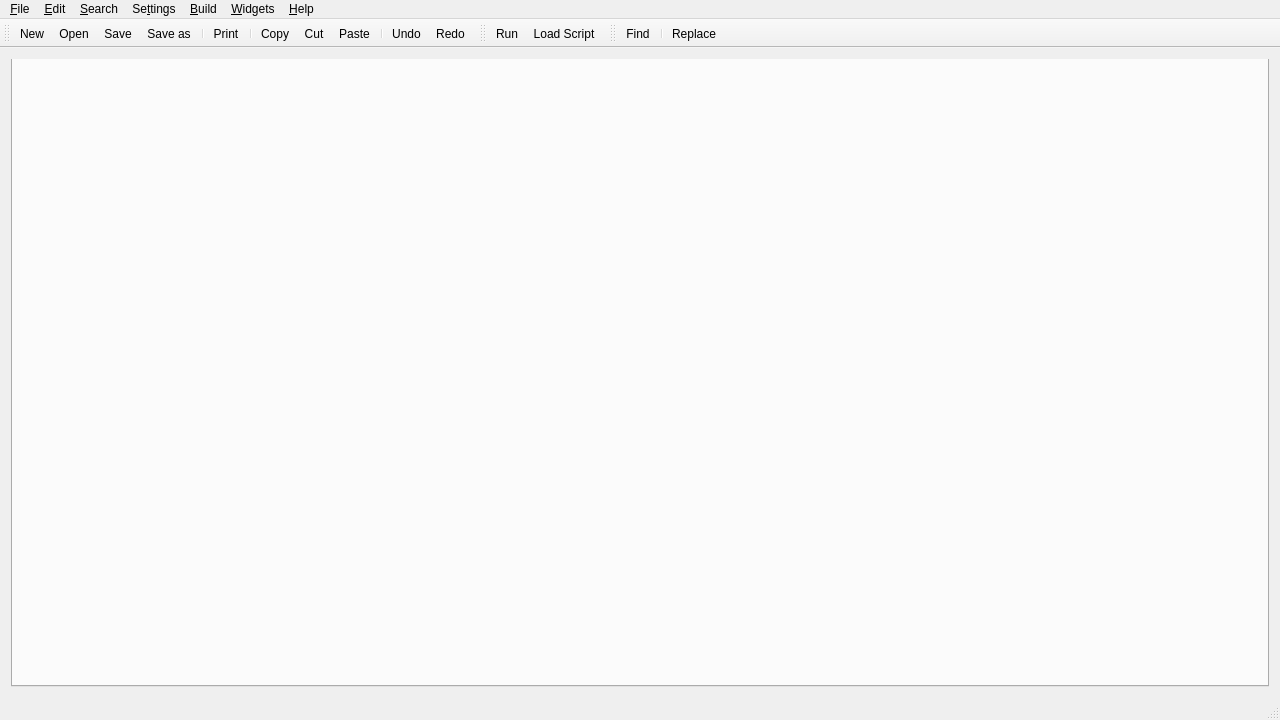
<?xml version="1.0" encoding="UTF-8"?>
<ui version="4.0">
 <class>Librepad</class>
 <widget class="QMainWindow" name="Librepad">
  <property name="geometry">
   <rect>
    <x>0</x>
    <y>0</y>
    <width>1280</width>
    <height>720</height>
   </rect>
  </property>
  <property name="windowTitle">
   <string>Librepad</string>
  </property>
  <widget class="QWidget" name="centralWidget">
   <layout class="QGridLayout" name="gridLayout">
    <item row="0" column="0">
     <widget class="QTabWidget" name="tabWidget">
      <property name="sizePolicy">
       <sizepolicy hsizetype="MinimumExpanding" vsizetype="MinimumExpanding">
        <horstretch>0</horstretch>
        <verstretch>0</verstretch>
       </sizepolicy>
      </property>
      <property name="autoFillBackground">
       <bool>false</bool>
      </property>
      <property name="styleSheet">
       <string notr="true">QTabWidget::pane { 
	border-top: 0.1ex solid #c4c7cb;
	padding-top: 18px; 
	padding-left: 3px; 
	padding-right: 3px; 
	padding-bottom: 3px; 
	margin: 1px;
	top: -2px;
}

QTabBar
{
    qproperty-drawBase: 0;
    left: 0.5ex;
    border-radius: 0.3ex;
}

QTabBar::tab
{
	border-top: 0.1ex solid #c4c7cb;
	border-left: 0.1ex solid #c4c7cb;
	border-right: 0.1ex solid #c4c7cb;
	border-top-left-radius: 0.1em;
	border-top-right-radius: 0.1em;

	text-align: center;
	padding: 0.5ex;
}

QTabBar::tab:!selected {
	background-color:  #c4c7cb;
}

QTabBar::tab:top:!selected:hover
{
	background-color: rgba(124, 252, 00, 0.2);
}</string>
      </property>
      <property name="documentMode">
       <bool>false</bool>
      </property>
      <property name="tabsClosable">
       <bool>true</bool>
      </property>
      <property name="movable">
       <bool>true</bool>
      </property>
     </widget>
    </item>
   </layout>
  </widget>
  <widget class="QMenuBar" name="menuBar">
   <property name="geometry">
    <rect>
     <x>0</x>
     <y>0</y>
     <width>1280</width>
     <height>22</height>
    </rect>
   </property>
   <widget class="QMenu" name="menuFile">
    <property name="title">
     <string>&amp;File</string>
    </property>
    <widget class="QMenu" name="menuOpen_Recent">
     <property name="title">
      <string>&amp;Recent Files</string>
     </property>
     <property name="icon">
      <iconset resource="../../../res/icons/icons.qrc">
       <normaloff>:/icons/open.svg</normaloff>:/icons/open.svg</iconset>
     </property>
    </widget>
    <addaction name="actionNew"/>
    <addaction name="actionOpen"/>
    <addaction name="menuOpen_Recent"/>
    <addaction name="actionSave"/>
    <addaction name="actionSave_as"/>
    <addaction name="actionReload"/>
    <addaction name="actionPrint"/>
    <addaction name="separator"/>
    <addaction name="actionExit"/>
   </widget>
   <widget class="QMenu" name="menuEdit">
    <property name="title">
     <string>&amp;Edit</string>
    </property>
    <addaction name="separator"/>
    <addaction name="actionSelectAll"/>
    <addaction name="actionDeselect"/>
    <addaction name="separator"/>
    <addaction name="actionCopy"/>
    <addaction name="actionCut"/>
    <addaction name="actionPaste"/>
    <addaction name="separator"/>
    <addaction name="actionUndo"/>
    <addaction name="actionRedo"/>
   </widget>
   <widget class="QMenu" name="menuHelp">
    <property name="title">
     <string>&amp;Help</string>
    </property>
    <addaction name="actionHelp"/>
    <addaction name="separator"/>
    <addaction name="actionAbout"/>
    <addaction name="actionAboutIde"/>
    <addaction name="actionLicense"/>
   </widget>
   <widget class="QMenu" name="menuSearch">
    <property name="title">
     <string>&amp;Search</string>
    </property>
    <addaction name="actionFind"/>
    <addaction name="actionReplace"/>
   </widget>
   <widget class="QMenu" name="menuSettings">
    <property name="title">
     <string>Se&amp;ttings</string>
    </property>
    <addaction name="actionFont"/>
   </widget>
   <widget class="QMenu" name="menuBuild">
    <property name="title">
     <string>&amp;Build</string>
    </property>
    <addaction name="actionRun"/>
    <addaction name="actionLoadScript"/>
   </widget>
   <widget class="QMenu" name="menu_Widgets">
    <property name="title">
     <string>&amp;Widgets</string>
    </property>
    <addaction name="actionCmdDock"/>
   </widget>
   <addaction name="menuFile"/>
   <addaction name="menuEdit"/>
   <addaction name="menuSearch"/>
   <addaction name="menuSettings"/>
   <addaction name="menuBuild"/>
   <addaction name="menu_Widgets"/>
   <addaction name="menuHelp"/>
  </widget>
  <widget class="QToolBar" name="mainToolBar">
   <property name="sizePolicy">
    <sizepolicy hsizetype="MinimumExpanding" vsizetype="Fixed">
     <horstretch>0</horstretch>
     <verstretch>0</verstretch>
    </sizepolicy>
   </property>
   <property name="minimumSize">
    <size>
     <width>367</width>
     <height>0</height>
    </size>
   </property>
   <property name="maximumSize">
    <size>
     <width>16777215</width>
     <height>39</height>
    </size>
   </property>
   <property name="windowTitle">
    <string>&amp;File</string>
   </property>
   <property name="allowedAreas">
    <set>Qt::BottomToolBarArea|Qt::TopToolBarArea</set>
   </property>
   <attribute name="toolBarArea">
    <enum>TopToolBarArea</enum>
   </attribute>
   <attribute name="toolBarBreak">
    <bool>false</bool>
   </attribute>
   <addaction name="actionNew"/>
   <addaction name="actionOpen"/>
   <addaction name="actionSave"/>
   <addaction name="actionSave_as"/>
   <addaction name="separator"/>
   <addaction name="actionPrint"/>
   <addaction name="separator"/>
   <addaction name="actionCopy"/>
   <addaction name="actionCut"/>
   <addaction name="actionPaste"/>
   <addaction name="separator"/>
   <addaction name="actionUndo"/>
   <addaction name="actionRedo"/>
  </widget>
  <widget class="QStatusBar" name="statusBar"/>
  <widget class="QToolBar" name="buildToolBar">
   <property name="sizePolicy">
    <sizepolicy hsizetype="Preferred" vsizetype="Fixed">
     <horstretch>0</horstretch>
     <verstretch>0</verstretch>
    </sizepolicy>
   </property>
   <property name="minimumSize">
    <size>
     <width>82</width>
     <height>0</height>
    </size>
   </property>
   <property name="maximumSize">
    <size>
     <width>16777215</width>
     <height>39</height>
    </size>
   </property>
   <property name="windowTitle">
    <string>&amp;Build</string>
   </property>
   <property name="allowedAreas">
    <set>Qt::BottomToolBarArea|Qt::TopToolBarArea</set>
   </property>
   <attribute name="toolBarArea">
    <enum>TopToolBarArea</enum>
   </attribute>
   <attribute name="toolBarBreak">
    <bool>false</bool>
   </attribute>
   <addaction name="actionRun"/>
   <addaction name="actionLoadScript"/>
  </widget>
  <widget class="QToolBar" name="searchToolBar">
   <property name="sizePolicy">
    <sizepolicy hsizetype="Preferred" vsizetype="Fixed">
     <horstretch>0</horstretch>
     <verstretch>0</verstretch>
    </sizepolicy>
   </property>
   <property name="minimumSize">
    <size>
     <width>82</width>
     <height>0</height>
    </size>
   </property>
   <property name="maximumSize">
    <size>
     <width>16777215</width>
     <height>39</height>
    </size>
   </property>
   <property name="windowTitle">
    <string>&amp;Search</string>
   </property>
   <property name="allowedAreas">
    <set>Qt::BottomToolBarArea|Qt::TopToolBarArea</set>
   </property>
   <property name="floatable">
    <bool>true</bool>
   </property>
   <attribute name="toolBarArea">
    <enum>TopToolBarArea</enum>
   </attribute>
   <attribute name="toolBarBreak">
    <bool>false</bool>
   </attribute>
   <addaction name="actionFind"/>
   <addaction name="separator"/>
   <addaction name="actionReplace"/>
  </widget>
  <action name="actionNew">
   <property name="icon">
    <iconset resource="../../../res/icons/icons.qrc">
     <normaloff>:/icons/new.svg</normaloff>:/icons/new.svg</iconset>
   </property>
   <property name="text">
    <string>New</string>
   </property>
   <property name="toolTip">
    <string>New text document</string>
   </property>
   <property name="shortcut">
    <string>Ctrl+N</string>
   </property>
  </action>
  <action name="actionOpen">
   <property name="icon">
    <iconset resource="../../../res/icons/icons.qrc">
     <normaloff>:/icons/open.svg</normaloff>:/icons/open.svg</iconset>
   </property>
   <property name="text">
    <string>&amp;Open</string>
   </property>
   <property name="toolTip">
    <string>Open file</string>
   </property>
   <property name="shortcut">
    <string>Ctrl+O</string>
   </property>
  </action>
  <action name="actionSave">
   <property name="icon">
    <iconset resource="../../../res/icons/icons.qrc">
     <normaloff>:/icons/save.svg</normaloff>:/icons/save.svg</iconset>
   </property>
   <property name="text">
    <string>&amp;Save</string>
   </property>
   <property name="toolTip">
    <string>Save file</string>
   </property>
   <property name="shortcut">
    <string>Ctrl+S</string>
   </property>
  </action>
  <action name="actionSave_as">
   <property name="icon">
    <iconset resource="../../../res/icons/icons.qrc">
     <normaloff>:/icons/save_as.svg</normaloff>:/icons/save_as.svg</iconset>
   </property>
   <property name="text">
    <string>Save &amp;as</string>
   </property>
   <property name="toolTip">
    <string>Save file as</string>
   </property>
   <property name="shortcut">
    <string>Alt+S</string>
   </property>
  </action>
  <action name="actionPrint">
   <property name="icon">
    <iconset resource="../../../res/icons/icons.qrc">
     <normaloff>:/icons/print.svg</normaloff>:/icons/print.svg</iconset>
   </property>
   <property name="text">
    <string>&amp;Print</string>
   </property>
   <property name="toolTip">
    <string>Print file</string>
   </property>
   <property name="shortcut">
    <string>Ctrl+P</string>
   </property>
  </action>
  <action name="actionExit">
   <property name="icon">
    <iconset resource="../../../res/icons/icons.qrc">
     <normaloff>:/icons/quit.svg</normaloff>:/icons/quit.svg</iconset>
   </property>
   <property name="text">
    <string>E&amp;xit</string>
   </property>
   <property name="toolTip">
    <string>Exit librepad</string>
   </property>
  </action>
  <action name="actionCopy">
   <property name="icon">
    <iconset resource="../../../res/icons/icons.qrc">
     <normaloff>:/icons/copy.svg</normaloff>:/icons/copy.svg</iconset>
   </property>
   <property name="text">
    <string>&amp;Copy</string>
   </property>
   <property name="shortcut">
    <string>Ctrl+C</string>
   </property>
  </action>
  <action name="actionCut">
   <property name="icon">
    <iconset resource="../../../res/icons/icons.qrc">
     <normaloff>:/icons/cut.svg</normaloff>:/icons/cut.svg</iconset>
   </property>
   <property name="text">
    <string>C&amp;ut</string>
   </property>
   <property name="shortcut">
    <string>Ctrl+X</string>
   </property>
  </action>
  <action name="actionPaste">
   <property name="icon">
    <iconset resource="../../../res/icons/icons.qrc">
     <normaloff>:/icons/paste.svg</normaloff>:/icons/paste.svg</iconset>
   </property>
   <property name="text">
    <string>&amp;Paste</string>
   </property>
   <property name="shortcut">
    <string>Ctrl+V</string>
   </property>
  </action>
  <action name="actionUndo">
   <property name="icon">
    <iconset resource="../../../res/icons/icons.qrc">
     <normaloff>:/icons/undo.svg</normaloff>:/icons/undo.svg</iconset>
   </property>
   <property name="text">
    <string>&amp;Undo</string>
   </property>
   <property name="shortcut">
    <string>Ctrl+Z</string>
   </property>
  </action>
  <action name="actionRedo">
   <property name="icon">
    <iconset resource="../../../res/icons/icons.qrc">
     <normaloff>:/icons/redo.svg</normaloff>:/icons/redo.svg</iconset>
   </property>
   <property name="text">
    <string>&amp;Redo</string>
   </property>
   <property name="shortcut">
    <string>Ctrl+Y</string>
   </property>
  </action>
  <action name="actionAbout">
   <property name="icon">
    <iconset resource="../../../res/main/main.qrc">
     <normaloff>:/main/librecad.png</normaloff>:/main/librecad.png</iconset>
   </property>
   <property name="text">
    <string>&amp;About</string>
   </property>
   <property name="toolTip">
    <string>About Librepad</string>
   </property>
  </action>
  <action name="actionFont">
   <property name="icon">
    <iconset resource="../../../res/icons/icons.qrc">
     <normaloff>:/icons/text.svg</normaloff>:/icons/text.svg</iconset>
   </property>
   <property name="text">
    <string>&amp;Font</string>
   </property>
  </action>
  <action name="actionRun">
   <property name="icon">
    <iconset resource="../../../res/icons/icons.qrc">
     <normaloff>:/icons/run.svg</normaloff>:/icons/run.svg</iconset>
   </property>
   <property name="text">
    <string>&amp;Run</string>
   </property>
   <property name="toolTip">
    <string>run script</string>
   </property>
   <property name="shortcut">
    <string>Ctrl+R</string>
   </property>
  </action>
  <action name="actionLoadScript">
   <property name="icon">
    <iconset resource="../../../res/icons/icons.qrc">
     <normaloff>:/icons/open_script.svg</normaloff>:/icons/open_script.svg</iconset>
   </property>
   <property name="text">
    <string>&amp;Load Script</string>
   </property>
   <property name="toolTip">
    <string>load a script from file</string>
   </property>
  </action>
  <action name="actionReload">
   <property name="icon">
    <iconset theme="view-refresh">
     <normaloff>:/icons/reload.svg</normaloff>:/icons/reload.svg</iconset>
   </property>
   <property name="text">
    <string>&amp;Reload</string>
   </property>
   <property name="shortcut">
    <string>Ctrl+R</string>
   </property>
  </action>
  <action name="actionCmdDock">
   <property name="checkable">
    <bool>true</bool>
   </property>
   <property name="checked">
    <bool>true</bool>
   </property>
   <property name="enabled">
    <bool>false</bool>
   </property>
   <property name="icon">
    <iconset theme="text-x-script">
     <normaloff>.</normaloff>.</iconset>
   </property>
   <property name="text">
    <string>&amp;Cmd</string>
   </property>
   <property name="visible">
    <bool>false</bool>
   </property>
  </action>
  <action name="actionHelp">
   <property name="icon">
    <iconset theme="help-contents">
     <normaloff>:/icons/help.svg</normaloff>:/icons/help.svg</iconset>
   </property>
   <property name="text">
    <string>&amp;Help</string>
   </property>
  </action>
  <action name="actionFind">
   <property name="icon">
    <iconset theme="edit-find">
     <normaloff>.</normaloff>.</iconset>
   </property>
   <property name="text">
    <string>&amp;Find</string>
   </property>
   <property name="shortcut">
    <string>Ctrl+F</string>
   </property>
  </action>
  <action name="actionReplace">
   <property name="icon">
    <iconset theme="edit-find-replace">
     <normaloff>.</normaloff>.</iconset>
   </property>
   <property name="text">
    <string>&amp;Replace</string>
   </property>
   <property name="shortcut">
    <string>Ctrl+R</string>
   </property>
  </action>
  <action name="actionSelectAll">
   <property name="icon">
    <iconset theme="edit-select-all">
     <normaloff>.</normaloff>.</iconset>
   </property>
   <property name="text">
    <string>Select &amp;All</string>
   </property>
   <property name="shortcut">
    <string>Ctrl+A</string>
   </property>
  </action>
  <action name="actionDeselect">
   <property name="icon">
    <iconset theme="edit-select-none">
     <normaloff>.</normaloff>.</iconset>
   </property>
   <property name="text">
    <string>&amp;Deselect</string>
   </property>
   <property name="shortcut">
    <string>Ctrl+Shift+A</string>
   </property>
  </action>
  <action name="actionAboutIde">
   <property name="icon">
    <iconset theme="help-about">
     <normaloff>.</normaloff>.</iconset>
   </property>
   <property name="text">
    <string>About &amp;Ide</string>
   </property>
  </action>
  <action name="actionLicense">
   <property name="icon">
    <iconset theme="license">
     <normaloff>.</normaloff>.</iconset>
   </property>
   <property name="text">
    <string>&amp;License</string>
   </property>
  </action>
 </widget>
 <layoutdefault spacing="6" margin="11"/>
 <resources>
  <include location="../../../res/icons/icons.qrc"/>
  <include location="../../../res/icons/icons.qrc"/>
  <include location="../../../res/main/main.qrc"/>
 </resources>
 <connections/>
</ui>
